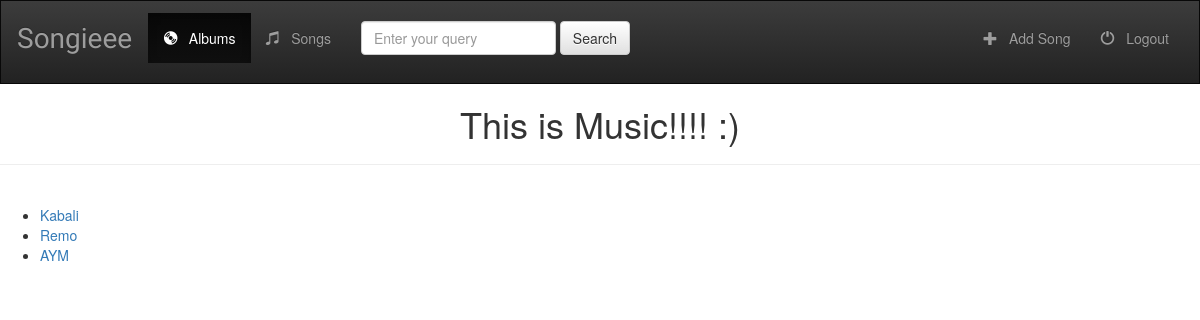
Before: /music/ with the older database file.
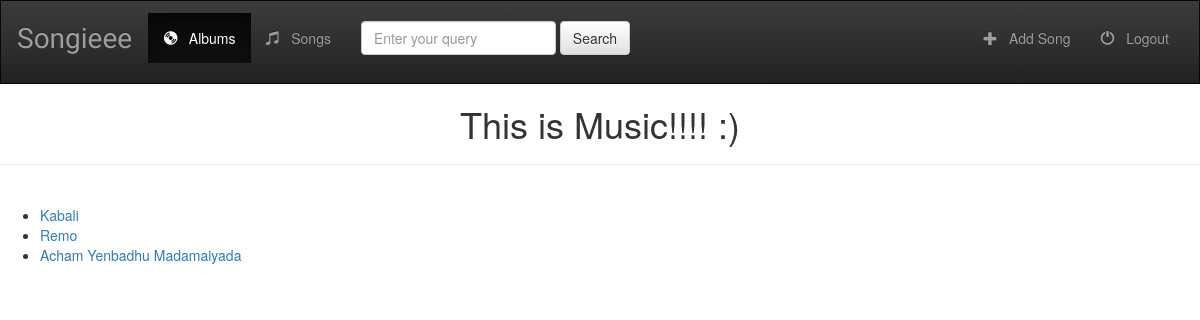
After: the same page with the newer database file.
### music/models.py (models this page shows, shortened)
class Album(models.Model):
    albumTitle = models.CharField(max_length=250)
    artist = models.CharField(max_length=500)
    genre = models.CharField(max_length=50)
    albumArt = models.CharField(max_length=500)

### music/views.py (the view)
def index(request):
    albums = Album.objects.all()
    return render(request, 'music/index.html', {'albums': albums})

### music/templates/music/index.html
{% extends 'music/base.html' %}
{% block body %}
    <h1 style="text-align:center"> This is Music!!!! :) </h1>
    <hr><br>
    {% if albums %}
        <ul>
            {% for album in albums %}
                <li>
                    <a href="{% url 'music:details' album.id %}"> {{ album.albumTitle }}</a>
                </li>
            {% endfor %}
        </ul>
    {% else %}
        <h2> No Albums Found!!!</h2>
    {% endif %}
{% endblock %}

### music/templates/music/base.html (shortened to what this page needs)
<!DOCTYPE html>
<html lang="en">
<head>
    {% load staticfiles %}
    <link rel="stylesheet" href="https://maxcdn.bootstrapcdn.com/bootstrap/3.3.7/css/bootstrap.min.css">
    <link rel="stylesheet" href="https://maxcdn.bootstrapcdn.com/bootstrap/3.3.7/css/bootstrap-theme.min.css">
    <link rel="stylesheet" href="{% static 'music/style.css' %}">
</head>
<body>
    <nav class="navbar navbar-inverse">
        <div class="container-fluid">
            <div class="navbar-header">
                <a href="{% url 'music:index' %}" class="navbar-brand navbar"> Songieee</a>
            </div>
            <div class="collapse navbar-collapse">
                <ul class="nav navbar-nav">
                    <li class="active">
                        <a href="{% url 'music:index' %}">
                            <span class="glyphicon glyphicon-cd"></span> &nbsp; Albums
                        </a>
                    </li>
                    <li class="">
                        <a href="#">
                            <span class="glyphicon glyphicon-music"></span> &nbsp; Songs
                        </a>
                    </li>
                </ul>
                <form class="navbar-form navbar-left" role="search" method="get" action="">
                    <div class="form-group">
                        <input type="text" name="q" class="form-control" placeholder="Enter your query">
                    </div>
                    <button type="submit" class="btn btn-default">Search</button>
                </form>
                <ul class="nav navbar-nav navbar-right">
                    <li class="">
                        <a href="#">
                            <span class="glyphicon glyphicon-plus"></span> &nbsp; Add Song
                        </a>
                    </li>
                    <li class="">
                        <a href="#">
                            <span class="glyphicon glyphicon-off"></span> &nbsp; Logout
                        </a>
                    </li>
                </ul>
            </div>
        </div>
    </nav>
    {% block body %}
    {% endblock %}
</body>
</html>

### music/static/music/style.css (style rules this page uses)
nav { padding-top: 1%; }
.navbar { border-radius: 0; }
.navbar-brand { font-family: 'Satisfy', cursive; font-size: 2em; }

Changed rows visible on the page:
changed Album: albumTitle "AYM" → "Acham Yenbadhu Madamaiyada"
